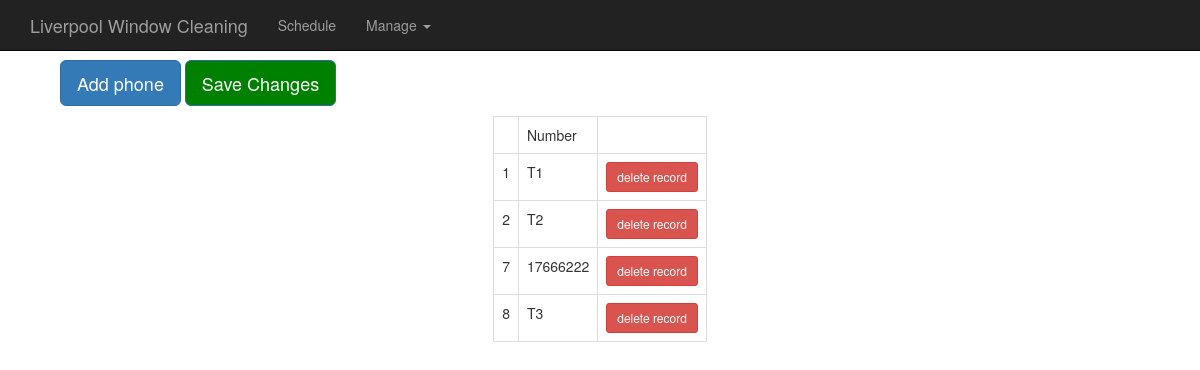
The app's page /phones, older data.
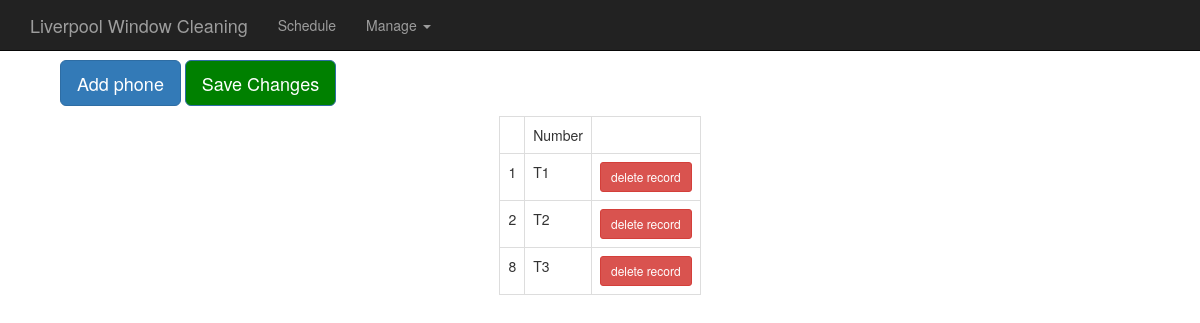
The same page, newer data.
### daily/models.py (models this page shows, shortened)
class Phone(models.Model):
  number = models.CharField(max_length=10)

### daily/views.py (the view)
# urls.py: url(r'^phones', views.manage_phones, name='phones'),
def manage_phones(request):
  phones = Phone.objects.all()
  context = {'phones': phones}
  return render(request, 'daily/phones.html', context)

### daily/templates/daily/phones.html (shortened to what this page needs)
{% extends 'daily/base.html' %}
{% load static %}
{% block content %}
<div id="form-fields">
  <button type="button" class="btn btn-primary btn-lg"
    id="new-phone-button" onclick="addPhone()">Add phone</button>
  <button type="button" class="btn btn-primary btn-lg"
    id="save-button" onclick="updatePhones()">Save Changes</button>
</div>
<div class="h-box">
  <table class="table table-bordered" id="daily-table">
    <tbody>
      <tr>
        <td> </td>
        <td>Number</td>
        <td></td>
      </tr>
      {% for phone in phones.all %}
      <tr class="phone" id={{phone.id}}>
        <td>{{ phone.id }}</td>
        <td class="phone-number-td">{{ phone.number }}</td>
        <td>
          <button type="button" class="btn btn-sm btn-danger
            delete">delete record</button>
        </td>
      </tr>
      {% endfor %}
    </tbody>
  </table>
</div>
      </body>
      {% endblock %}

Row changes from the older to the newer data that the page shows:
removed Phone: id "7", number "17666222"
